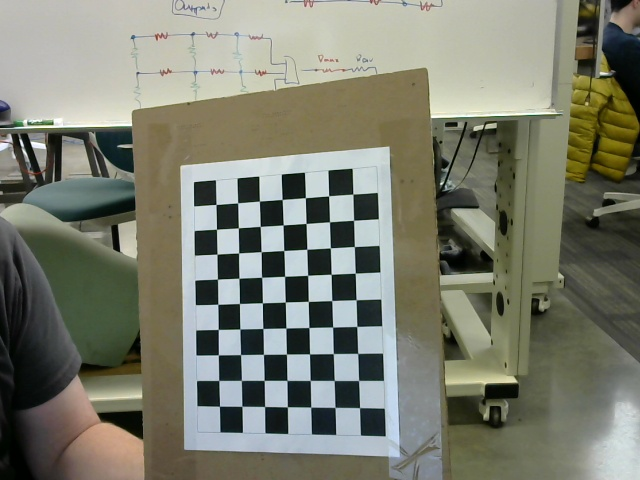
#> input picture camera_calibration/webcam_calibration_imgs/calibration_img_0.jpg, 640 x 480 px
$ python webcam_distortion_correction.py
#> lines starting #> are read from the running program, lines starting #| are printed output that depends on the picture
#load calibration data
import yaml
import numpy as np
import cv2 as cv

with open("./webcam_calibration.yaml", "r") as f:
    loadeddict = yaml.load(f, Loader=yaml.FullLoader)

mtx = np.array(loadeddict.get('camera_matrix'))
dist = np.array(loadeddict.get('dist_coeff'))

#load the 3 test images Far, Close, Turned
img = cv.imread('./webcam_calibration_imgs/calibration_img_0.jpg')
#> img is the input picture: shape (480, 640, 3); mean B, G, R 111.4, 125.6, 123.4

# Undistort the images
undistorted_img = cv.undistort(img, mtx, dist, None, mtx)
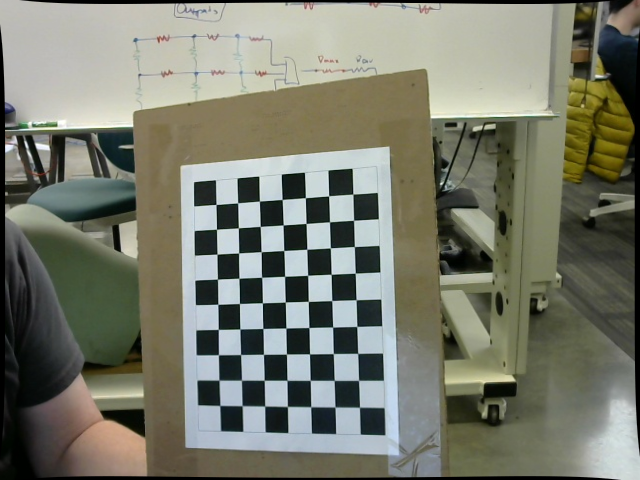
#> undistorted_img: shape (480, 640, 3); mean B, G, R 108.9, 122.6, 120.4

#compute the absdiff between original and undistorted images
img_diff = cv.absdiff(img, undistorted_img)
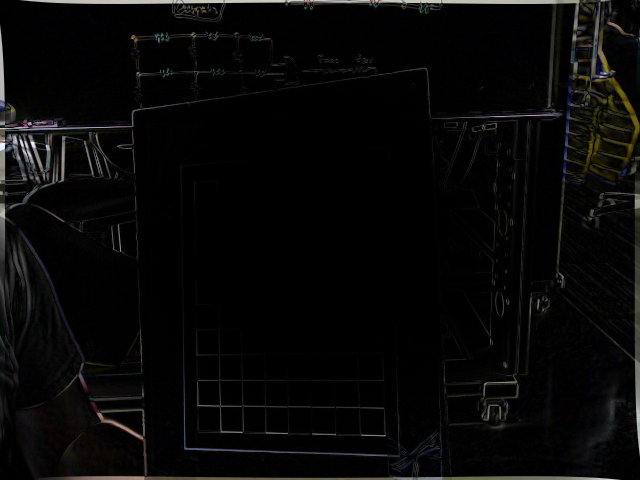
#> img_diff: shape (480, 640, 3); mean B, G, R 7.8, 8.1, 8.3

#show the results
cv.imshow('far_diff', img_diff)

cv.waitKey(0)

#save diff images
cv.imwrite('./webcam_calibration_imgs/diff.jpg', img_diff)

cv.destroyAllWindows()

$ run again, with camera_calibration/webcam_calibration_imgs/calibration_img_1.jpg copied over camera_calibration/webcam_calibration_imgs/calibration_img_0.jpg
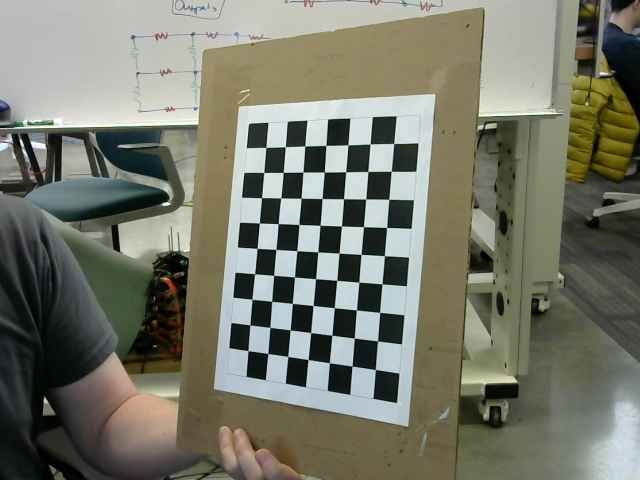
#> input picture camera_calibration/webcam_calibration_imgs/calibration_img_1.jpg, 640 x 480 px
#> img is the input picture: shape (480, 640, 3); mean B, G, R 106.2, 119.9, 118.6
#> `undistorted_img = cv.undistort(img, mtx, dist, None, mtx)`:
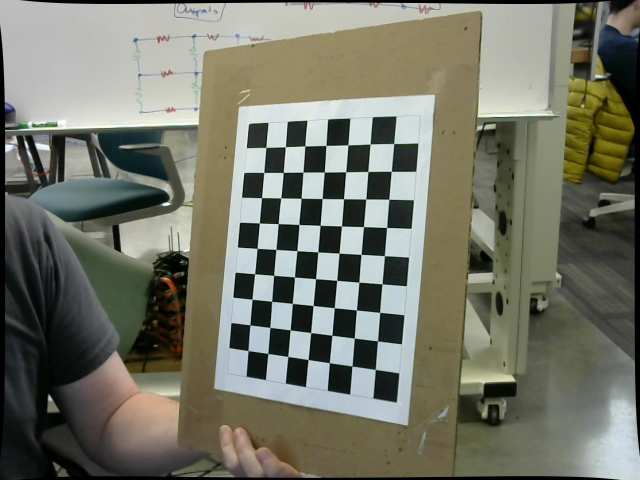
#> undistorted_img: shape (480, 640, 3); mean B, G, R 103.9, 117.2, 115.8
#> `img_diff = cv.absdiff(img, undistorted_img)`:
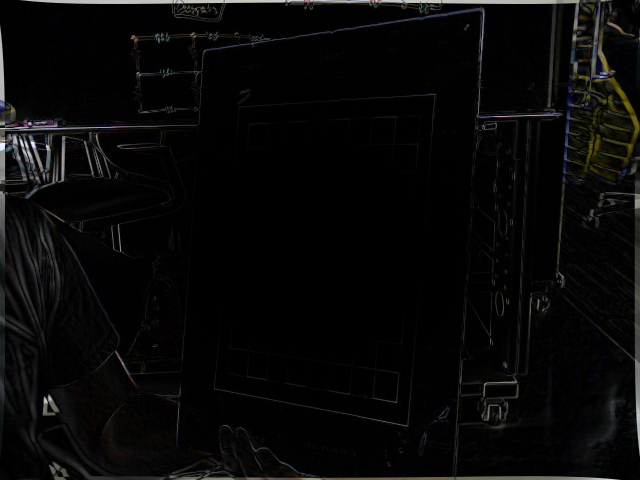
#> img_diff: shape (480, 640, 3); mean B, G, R 8, 8.1, 8.2

$ run again, with camera_calibration/webcam_calibration_imgs/calibration_img_10.jpg copied over camera_calibration/webcam_calibration_imgs/calibration_img_0.jpg
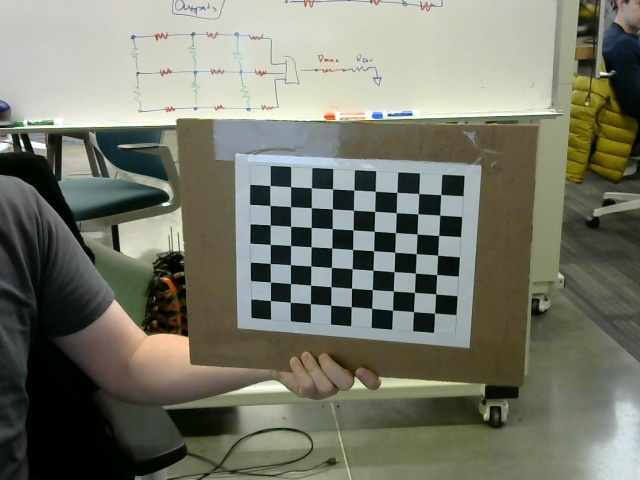
#> input picture camera_calibration/webcam_calibration_imgs/calibration_img_10.jpg, 640 x 480 px
#> img is the input picture: shape (480, 640, 3); mean B, G, R 106.6, 120.3, 118.4
#> `undistorted_img = cv.undistort(img, mtx, dist, None, mtx)`:
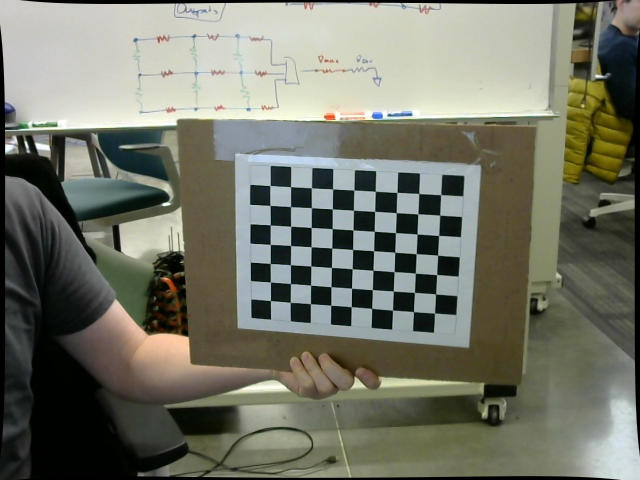
#> undistorted_img: shape (480, 640, 3); mean B, G, R 104.2, 117.5, 115.6
#> `img_diff = cv.absdiff(img, undistorted_img)`:
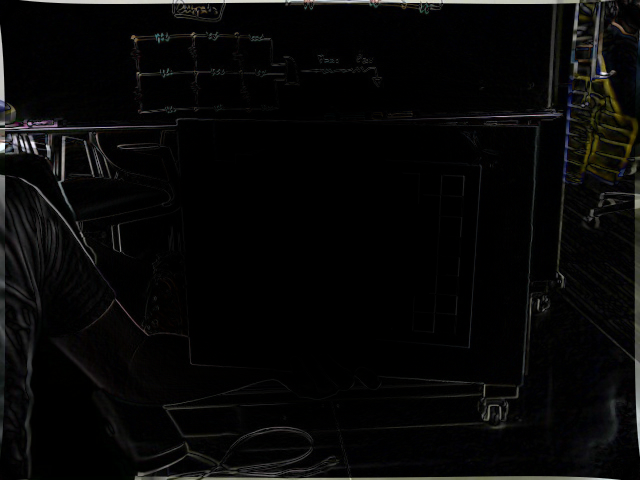
#> img_diff: shape (480, 640, 3); mean B, G, R 7.6, 7.9, 7.9

$ run again, with camera_calibration/webcam_calibration_imgs/calibration_img_11.jpg copied over camera_calibration/webcam_calibration_imgs/calibration_img_0.jpg
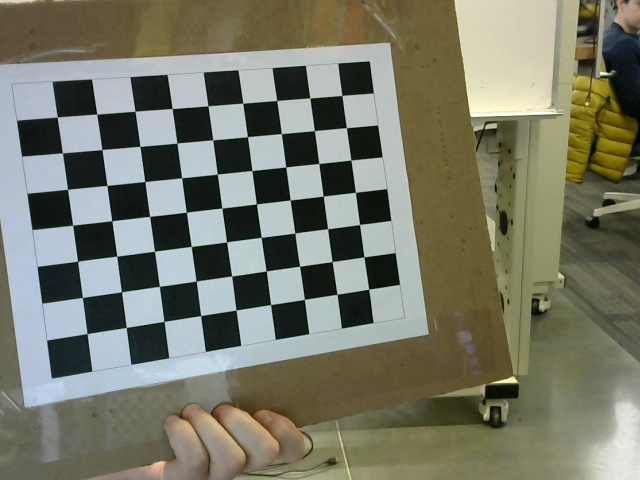
#> input picture camera_calibration/webcam_calibration_imgs/calibration_img_11.jpg, 640 x 480 px
#> img is the input picture: shape (480, 640, 3); mean B, G, R 104.4, 120.8, 119.6
#> `undistorted_img = cv.undistort(img, mtx, dist, None, mtx)`:
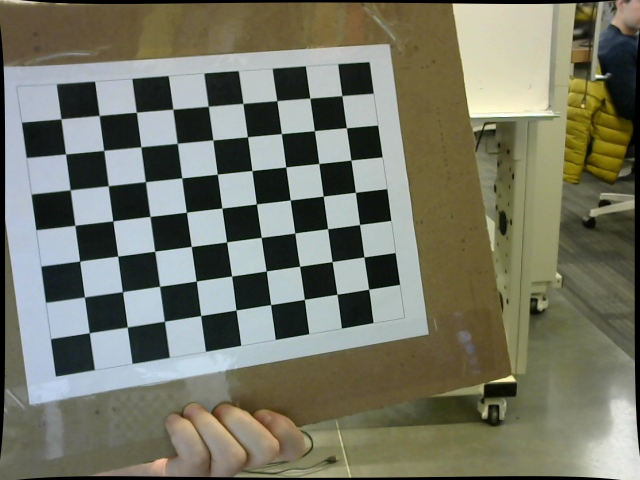
#> undistorted_img: shape (480, 640, 3); mean B, G, R 101.9, 117.8, 116.6
#> `img_diff = cv.absdiff(img, undistorted_img)`:
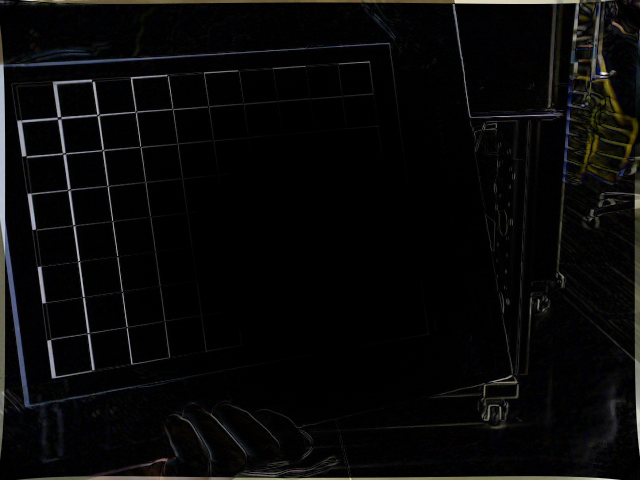
#> img_diff: shape (480, 640, 3); mean B, G, R 8.5, 8.6, 8.7
